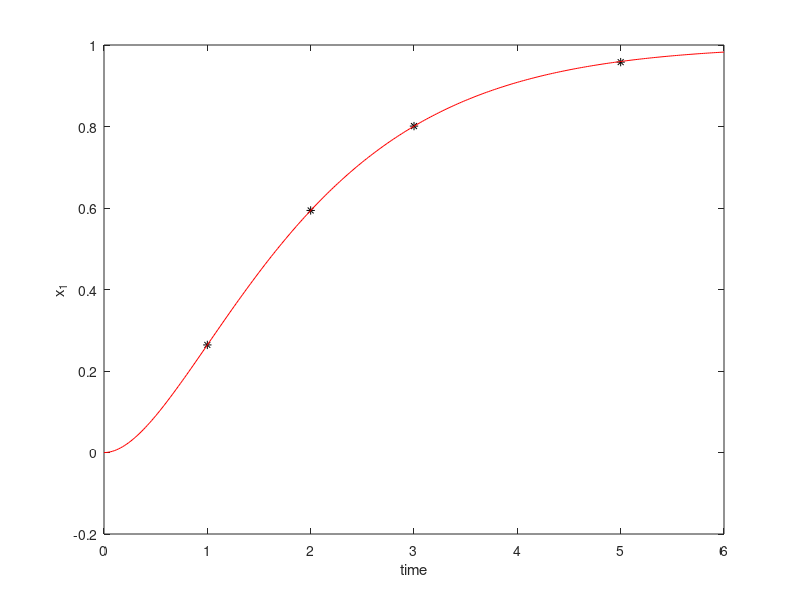

MATLAB code to generate this figure: (Note: this script raises an error after producing the figure.)
load optimprofiles tplot uplot xplot
tm = [1;2;3;5]; 
xm = [0.264 0.594 0.801 0.958;NaN NaN NaN NaN]; 

% ploting
%..........................................................................
plot(tm,xm(1,:)','k*',tplot,xplot(:,1),'r-')
title('')
xlabel('time')
ylabel('x_1')
legend('x_{1,measured}','x_{1,estimated}',4)
axis tight
set(1,'PaperUnits','centimeters')
set(1,'PaperPosition',[3 10 11 8.25])

print -depsc xpa.eps
pause
close
%..........................................................................